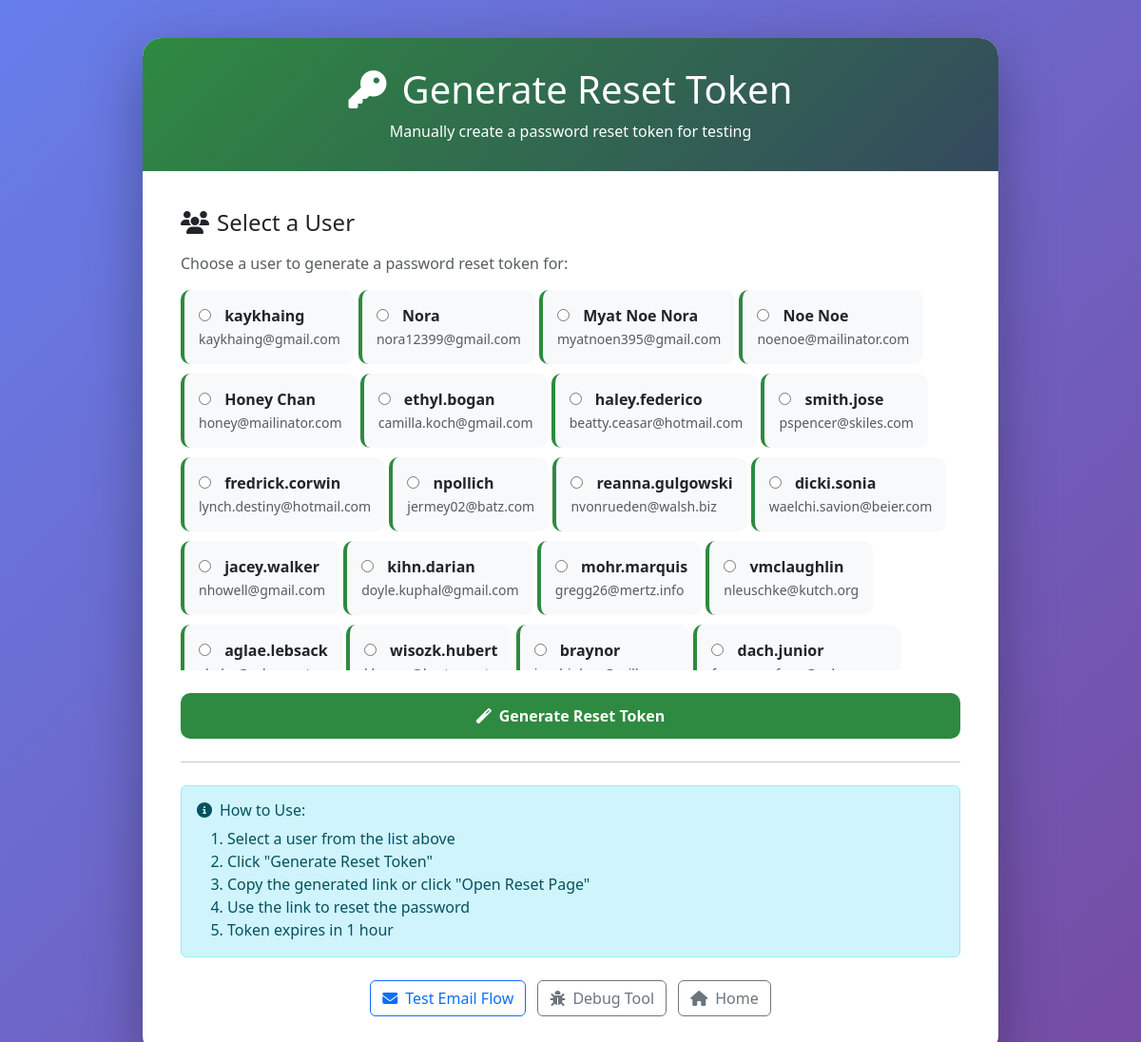
The app's page /generate_reset_token.php with its own data.
### tables this page shows
CREATE TABLE `users` (
  `id` int NOT NULL AUTO_INCREMENT,
  `username` varchar(50) NOT NULL,
  `email` varchar(100) NOT NULL,
  `password` varchar(255) NOT NULL,
  `reset_token` varchar(64) DEFAULT NULL,
  `reset_token_expiry` datetime DEFAULT NULL,
  `role` enum('user','admin') DEFAULT 'user',
  `created_at` timestamp NULL DEFAULT CURRENT_TIMESTAMP,
  PRIMARY KEY (`id`),
  UNIQUE KEY `username` (`username`),
  UNIQUE KEY `email` (`email`)
);

### generate_reset_token.php (the view, shortened to what this page needs)
<?php
$config = require 'config/database.php';
$dsn = "mysql:host={$config['host']};dbname={$config['dbname']};charset={$config['charset']}";
$pdo = new PDO($dsn, $config['username'], $config['password'], $config['options']);
$stmt = $pdo->query("SELECT id, username, email FROM users ORDER BY id DESC LIMIT 20");
$users = $stmt->fetchAll(PDO::FETCH_ASSOC);
?>
<!DOCTYPE html>
<html lang="en">
<head>
    <link href="https://cdn.jsdelivr.net/npm/bootstrap@5.3.0/dist/css/bootstrap.min.css" rel="stylesheet">
    <link rel="stylesheet" href="https://cdnjs.cloudflare.com/ajax/libs/font-awesome/6.4.0/css/all.min.css">
</head>
<body>
    <div class="tool-card">
        <div class="tool-header">
            <h1><i class="fas fa-key me-3"></i>Generate Reset Token</h1>
            <p class="mb-0">Manually create a password reset token for testing</p>
        </div>
        <div class="tool-body">
            <h4 class="mb-3"><i class="fas fa-users me-2"></i>Select a User</h4>
            <p class="text-muted">Choose a user to generate a password reset token for:</p>
            <form method="POST">
                <div class="mb-4" style="max-height: 400px; overflow-y: auto;">
                    <?php foreach ($users as $user): ?>
                        <label class="user-card">
                            <input type="radio" name="user_id" value="<?= $user['id'] ?>" required>
                            <strong><?= htmlspecialchars($user['username']) ?></strong>
                            <br>
                            <small class="text-muted"><?= htmlspecialchars($user['email']) ?></small>
                        </label>
                    <?php endforeach; ?>
                </div>
                <button type="submit" class="btn btn-generate w-100">
                    <i class="fas fa-magic me-2"></i>Generate Reset Token
                </button>
            </form>
            <hr class="my-4">
            <div class="alert alert-info">
                <h6><i class="fas fa-info-circle me-2"></i>How to Use:</h6>
                <ol class="mb-0">
                    <li>Select a user from the list above</li>
                    <li>Click "Generate Reset Token"</li>
                    <li>Copy the generated link or click "Open Reset Page"</li>
                    <li>Use the link to reset the password</li>
                    <li>Token expires in 1 hour</li>
                </ol>
            </div>
            <div class="text-center mt-4">
                <a href="forgot_password.php" class="btn btn-outline-primary me-2">
                    <i class="fas fa-envelope me-2"></i>Test Email Flow
                </a>
                <a href="debug_reset_password.php" class="btn btn-outline-secondary me-2">
                    <i class="fas fa-bug me-2"></i>Debug Tool
                </a>
                <a href="index.php" class="btn btn-outline-secondary">
                    <i class="fas fa-home me-2"></i>Home
                </a>
            </div>
        </div>
    </div>
</body>
</html>

### generate_reset_token.php (style rules this page uses)
body { background: linear-gradient(135deg, #667eea 0%, #764ba2 100%); min-height: 100vh; padding: 40px 20px; }
.tool-card { background: white; border-radius: 20px; box-shadow: 0 20px 60px rgba(0, 0, 0, 0.3); max-width: 900px; margin: 0 auto; }
.tool-header { background: linear-gradient(135deg, #2e8a40, #34495e); color: white; padding: 30px; border-radius: 20px 20px 0 0; text-align: center; }
.tool-body { padding: 40px; }
.user-card { background: #f8f9fa; border-radius: 10px; padding: 15px; margin-bottom: 10px; border-left: 4px solid #2e8a40; cursor: pointer; transition: all 0.3s ease; }
.user-card input[type="radio"] { margin-right: 10px; }
.btn-generate { background: #2e8a40; color: white; padding: 12px 30px; border: none; border-radius: 10px; font-weight: 600; transition: all 0.3s ease; }

### records on screen
users: username "kaykhaing", email "kaykhaing@gmail.com"
users: username "Nora", email "nora12399@gmail.com"
users: username "Myat Noe Nora", email "myatnoen395@gmail.com"
users: username "Noe Noe", email "noenoe@mailinator.com"
users: username "Honey Chan", email "honey@mailinator.com"
users: username "ethyl.bogan", email "camilla.koch@gmail.com"
users: username "haley.federico", email "beatty.ceasar@hotmail.com"
users: username "smith.jose", email "pspencer@skiles.com"
users: username "fredrick.corwin", email "lynch.destiny@hotmail.com"
users: username "npollich", email "jermey02@batz.com"
users: username "reanna.gulgowski", email "nvonrueden@walsh.biz"
users: username "dicki.sonia", email "waelchi.savion@beier.com"
users: username "jacey.walker", email "nhowell@gmail.com"
users: username "kihn.darian", email "doyle.kuphal@gmail.com"
users: username "mohr.marquis", email "gregg26@mertz.info"
users: username "vmclaughlin", email "nleuschke@kutch.org"
users: username "aglae.lebsack"
users: username "wisozk.hubert"
users: username "braynor"
users: username "dach.junior"
